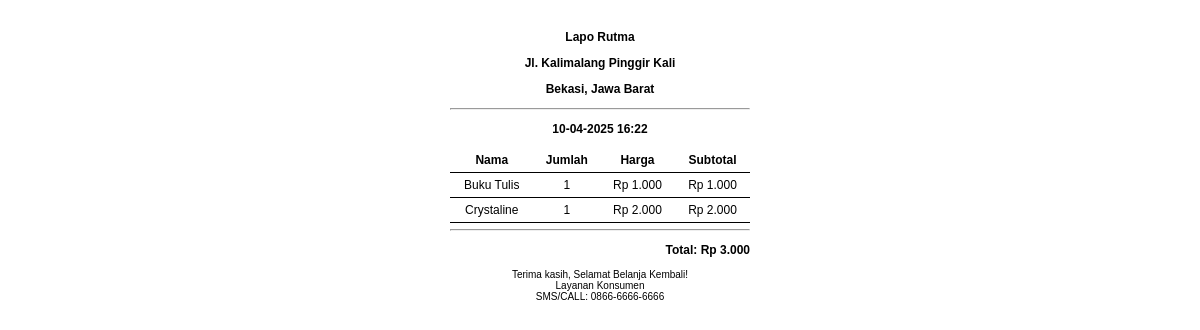
The app's page /pages/struk.php with its own data.
### tables this page shows
CREATE TABLE `detailpenjualan` (
  `DetailID` int(11) NOT NULL,
  `PenjualanID` int(255) NOT NULL,
  `TanggalPenjualan` date NOT NULL,
  `NamaProduk` varchar(255) NOT NULL,
  `Jumlah` int(255) NOT NULL,
  `TotalHarga` decimal(10,2) NOT NULL
);

CREATE TABLE `produk` (
  `id` int(11) NOT NULL,
  `ProdukID` varchar(255) NOT NULL,
  `NamaProduk` varchar(255) NOT NULL,
  `Harga` decimal(10,2) NOT NULL,
  `Stok` int(11) NOT NULL
);

CREATE TABLE `penjualan` (
  `PenjualanID` int(11) NOT NULL,
  `TanggalPenjualan` date NOT NULL,
  `TotalHarga` decimal(10,2) NOT NULL
);

### pages/struk.php (the view, shortened to what this page needs)
<?php
include '../config/koneksi.php';
$queryLastPenjualan = "SELECT * FROM Penjualan ORDER BY PenjualanID DESC LIMIT 1";
$resultLastPenjualan = mysqli_query($conn, $queryLastPenjualan);
$penjualan = mysqli_fetch_assoc($resultLastPenjualan);
$penjualanId = $penjualan['PenjualanID'];
$totalHarga = $penjualan['TotalHarga'];
$queryDetail = "
    SELECT dp.NamaProduk, dp.Jumlah, p.Harga, (dp.Jumlah * p.Harga) AS TotalHarga
    FROM DetailPenjualan dp
    JOIN Produk p ON dp.NamaProduk = p.NamaProduk
    WHERE dp.PenjualanID = '$penjualanId'
";
$resultDetail = mysqli_query($conn, $queryDetail);
?>
<!DOCTYPE html>
<html lang="id">
<head>
    <link rel="stylesheet" href="../css/struk.css">
</head>
<body>
    <div class="struk">
        <div class="header">
            <p>Lapo Rutma</p>
            <p>Jl. Kalimalang Pinggir Kali</p>
            <p>Bekasi, Jawa Barat</p>
            <hr>
            <p><?php echo date('d-m-Y H:i'); ?></p>
        </div>
        <table>
            <tr>
                <th>Nama</th>
                <th>Jumlah</th>
                <th>Harga</th>
                <th>Subtotal</th>
            </tr>
            <?php
            while ($row = mysqli_fetch_assoc($resultDetail)) {
                echo "<tr>";
                echo "<td>{$row['NamaProduk']}</td>";
                echo "<td>{$row['Jumlah']}</td>";
                echo "<td>Rp " . number_format($row['Harga'], 0, ',', '.') . "</td>";
                echo "<td>Rp " . number_format($row['TotalHarga'], 0, ',', '.') . "</td>";
                echo "</tr>";
            }
            ?>
        </table>
        <hr>
        <p class="total"><strong>Total: Rp <?php echo number_format($totalHarga, 0, ',', '.'); ?></strong></p>
        <p class="footer">
            Terima kasih, Selamat Belanja Kembali!<br>
            Layanan Konsumen<br>
            SMS/CALL: 0866-6666-6666
        </p>
    </div>
</body>
</html>

### css/struk.css (style rules this page uses)
body { font-family: Arial, sans-serif; font-size: 12px; text-align: center; }
.struk { width: 300px; margin: 0 auto; border: 0px solid #000; padding: 10px; }
.header { font-weight: bold; }
table { width: 100%; margin-top: 10px; border-collapse: collapse; }
td, th { border-bottom: 1px solid #000; padding: 5px; }
.total { text-align: right; }
.footer { margin-top: 10px; font-size: 10px; }

### records on screen
detailpenjualan: NamaProduk "Buku Tulis", Jumlah "1", produk.Harga "1.000", TotalHarga "1.000"
detailpenjualan: NamaProduk "Crystaline", Jumlah "1", produk.Harga "2.000", TotalHarga "2.000"
penjualan: TotalHarga "3.000"
